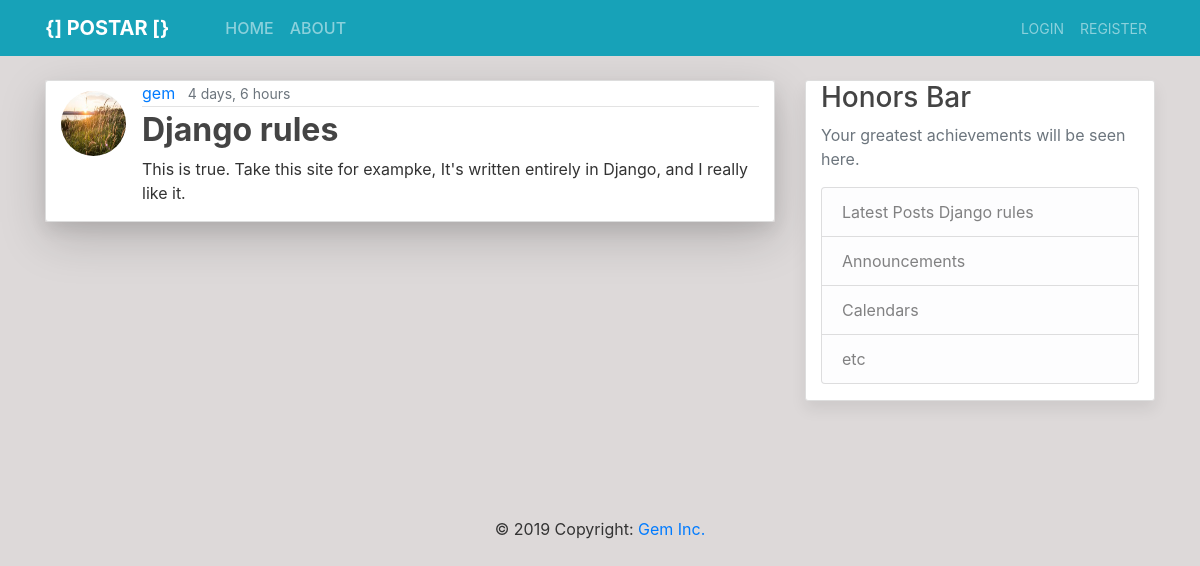
The page /post/26/ on the database its author committed.
### blog/models.py (models this page shows, shortened)
class Post(models.Model):
    title = models.CharField(max_length=100)
    content = models.TextField()
    date_posted = models.DateTimeField(auto_now_add=True)
    author = models.ForeignKey(User, on_delete=models.CASCADE)

### users/models.py (models this page shows, shortened)
class Profile(models.Model):
    user = models.OneToOneField(User, on_delete=models.CASCADE)
    image = models.ImageField(default='default.jpg', upload_to='profile_pics')

### blog/views.py (the view)
# urls.py: path('post/<int:pk>/', PostDetailView.as_view(), name='post-detail'),
class PostDetailView(DetailView):
    model = Post

### blog/templates/blog/post_detail.html (shortened to what this page needs)
{% extends 'blog/base.html' %}
{% block content %}
<div class="shadow-lg">
<article class="container media content-section">
        <a href="{% url 'user-profile' post.author.username %}"><img src="{{ post.author.profile.image.url }}" class="rounded-circle article-img" alt="profile"></a>
       <div class="media-body">
        <div class="article-metadata">
            <a href="{% url 'user-posts' object.author.username %}" class="mr-2">{{ object.author }}</a>
            <small class="text-muted">{{ object.date_posted|timesince }}</small>
        </div>
        <h2 class="article-title"><strong>{{ object.title }}</strong></h2>
        <p class="article-content">{{ object.content }}</p>
    </div>
</article>
</div>
{% endblock %}

### blog/templates/blog/base.html (shortened to what this page needs)
{% load static %}
<!DOCTYPE html>
<html lang="en">
<head>
    <link rel="stylesheet" href="{% static 'bootstrap/css/bootstrap.css' %}">
    <link rel="stylesheet" href="{% static 'blog/css/main.css' %}">
</head>
<header class="small-header site-header bg-steel">
    <nav class="navbar navbar-expand-md navbar-dark bg-steel fixed-top bg-info">
        <div class="container">
            <a href="{% url 'blog-home' %}" class="navbar-brand mr-5"><strong>{] POSTAR [}</strong></a>
            <div class="collapse navbar-collapse" id="navbarToggle">
                <div class=" navbar-nav mr-auto">
                    <a href="{% url 'blog-home' %}" class="nav-item nav-link">HOME</a>
                    <a href="{% url 'blog-about' %}" class="nav-item nav-link">ABOUT</a>
                </div>
                <div class="navbar-nav">
                    {% if user.is_authenticated %}
                    <a href="{% url 'post-create' %}" class="nav-item nav-link"><small>NEW POST</small></a>
                    <a href="{% url 'profile' %}" class="nav-item nav-link"><small>PROFILE</small></a>
                    <a href="{% url 'logout' %}" class="nav-item nav-link"><small>LOGOUT</small></a>
                    {% else %}
                    <a href="{% url 'login' %}" class="nav-item nav-link"><small>LOGIN</small></a>
                    <a href="{% url 'register' %}" class="nav-item nav-link"><small>REGISTER</small></a>
                    {% endif %}
                </div>
            </div>
        </div>
    </nav>
</header>
<body>
    <main role="main" class="container">
        <div class="row">
            <div class="col-md-8">
                {% block content %}{% block modal %}{% endblock modal %}{% endblock content %}
            </div>
            <div class="col-md-4">
                <div class="container content-section fixed">
                    <h3>Honors Bar</h3>
                    <p class='text-muted'> Your greatest achievements will be seen here.
                        <ul class="list-group">
                            <li class="list-group-item list-group-item-light">Latest Posts {{ post.title }}</li>
                            <li class="list-group-item list-group-item-light">Announcements</li>
                            <li class="list-group-item list-group-item-light">Calendars</li>
                            <li class="list-group-item list-group-item-light">etc</li>
                        </ul>
                    </p>
                </div>
            </div>
        </div>
    </main>
    <div class="cotainer" style="padding-top: 5rem;">
        <footer class="page-footer blue font-small">
            <div class="container">
                <div class="footer-copyright text-center py-3">&copy; 2019 Copyright:
                    <a href="{% url 'blog-about' %}">Gem Inc.</a>
                </div>
            </div>
        </footer>
    </div>
</body>
</html>

### blog/static/blog/css/main.css (style rules this page uses)
body { background: #ddd9d9; color: #333333; margin-top: 5rem; }
h1, h2, h3, h4, h5, h6 { color: #444444; }
ul { margin: 0; }
.bg-steel { margin-top: 0; background-color: #1d8bda; }
.site-header, .navbar-nav, .nav-link:hover { color: #ffffff; }
.site-header, .navbar-nav, .nav-link.active { font-weight: 500; }
.content-section { background: #ffffff; padding: 10px, 20px; border: 1px solid #dddddd; border-radius: 3px; margin-bottom: 20px; box-shadow: 0 0.5rem 1rem rgba(0, 0, 0, 0.075) !important; }
.article-title { color: #444444; }
.article-content { white-space: pre-line; }
.article-img { height: 65px; width: 65px; margin-right: 16px; margin-top: 10px; }
.article-metadata { padding-bottom: 1px; margin-bottom: 4px; border-bottom: 1px solid #e3e3e3; }

### rows shown on the page
Post: author.profile.image (picture), author "gem", date_posted "4 days, 6 hours", title "Django rules", content "This is true. Take this site for exampke, It's written entirely in Django, and I really like it."
